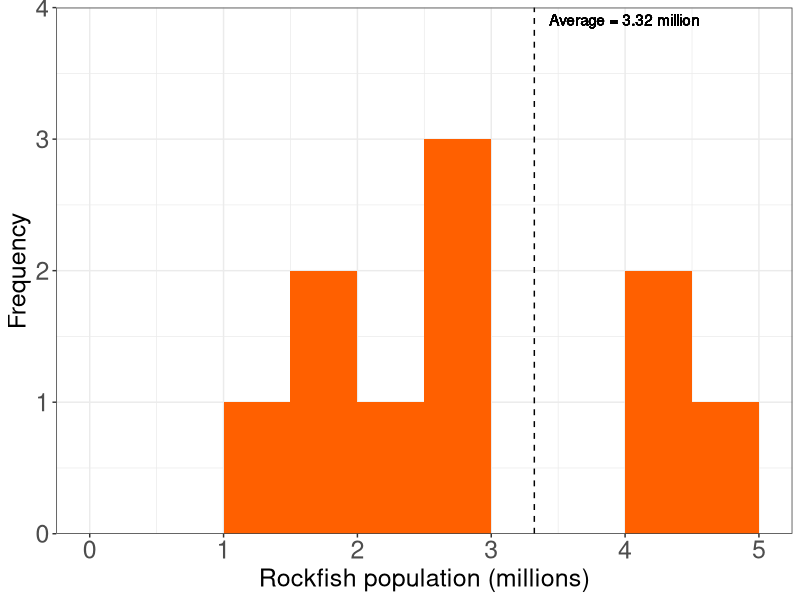
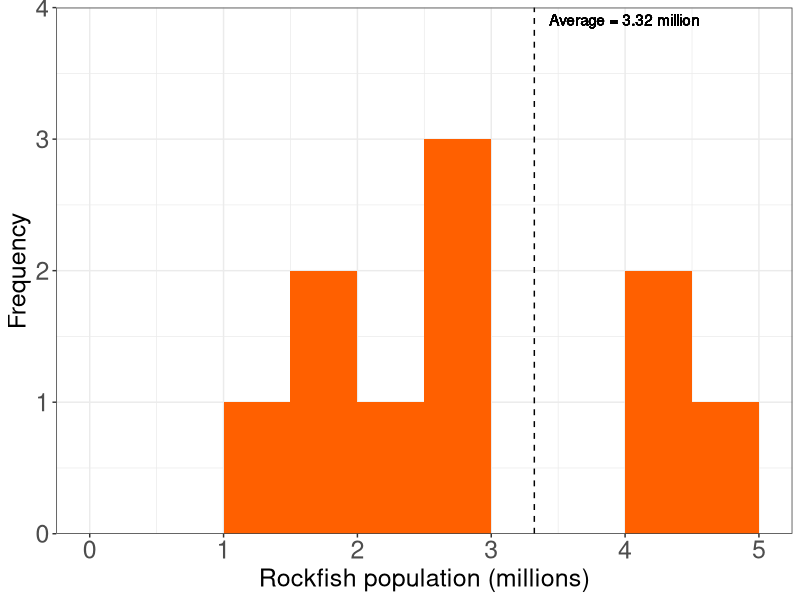

Here is the R script that generated these plots, in order:
# Estimate rockfish population
library(ggplot2)

# Class
class_name <- "Denny_Period7"

# Area swept in video
area_swept_km2 <- 0.00025

# Total area of high relief habitat in puget sound
area_high_relief_km2 <- 105

# Load rockfish data
rockfish_data <- read.csv(file = "rockfish_counts.csv")

# Equation for the area swept method
rockfish_data$population <- (rockfish_data$High.Relief / area_swept_km2) * area_high_relief_km2

mean(rockfish_data$population)

max(table(cut(rockfish_data$population, seq(500000,5200000, 500000)))) + 1


# Make plot
rockfish_histogram <- ggplot(data = subset(rockfish_data, population < 15000000),
                             aes(x = population/1e6)) +
  geom_histogram(breaks = seq(500000,5200000, 500000)/1e6,
                 fill = "#FF6000") +
  geom_vline(aes(xintercept = mean(population)/1e6), 
             linetype = 2) +
  scale_x_continuous(name = "Rockfish population (millions)", 
                     limits = c(0,5e6)/1e6) +
  scale_y_continuous(name = "Frequency", 
                     limits = c(0, max(table(cut(rockfish_data$population, seq(500000,5200000, 500000)))) + 1),
                     expand = c(0,0)) +
  geom_text(aes(x = round(mean(population)/1e6, 2), 
                y = max(table(cut(population, seq(500000,5200000,500000)))) + 1, 
                label = paste0("Average = ", 
                               round(mean(population)/1e6, 2), " million")), 
            hjust = -0.1, 
            vjust = 1.5) +
  theme_bw() +
  theme(axis.text = element_text(size = 18),
        axis.title = element_text(size = 18))

png(paste0("./plots/", class_name, "_", "population_histogram.png"), width = 6, height = 6, units = "in", res = 300)
print(rockfish_histogram)
dev.off()

png(paste0("./plots/results.png"), width = 6, height = 6, units = "in", res = 300)
print(rockfish_histogram)
dev.off()

  